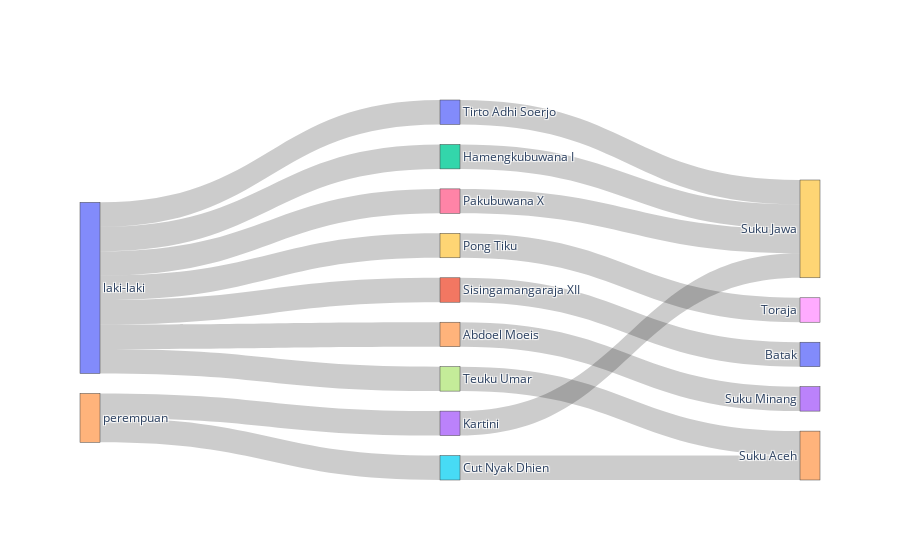

This figure's notebook cell:
### Markdown cell above
# Dimension

### Code cell
sparql_query = """
#Gender and ethnic distribution in the National Hero of Indonesia
#defaultView:Dimensions
SELECT ?genderLabel ?nameLabel ?ethnicLabel WHERE {
  ?name wdt:P166 wd:Q1369309;
        wdt:P21 ?gender;
        wdt:P172 ?ethnic .
  SERVICE wikibase:label { bd:serviceParam wikibase:language "[AUTO_LANGUAGE],id". }
}
"""
#to query another endpoint, change the URL for the service and the query
sparql_service_url = "https://query.wikidata.org/sparql"
chart = vkg(sparql_query=sparql_query, sparql_service_url=sparql_service_url, chart='Dimensions')
chart.plot()

### Figure 1 — Plotly figure (JSON) as saved in the notebook; plotly's stock layout.template omitted (floating-point values rounded to 4 significant figures)
{"data": [{"link": {"source": [0, 0, 0, 0, 4, 0, 4, 0, 0, 9, 10, 11, 12, 13, 14, 15, 16, 17], "target": [9, 10, 11, 12, 13, 14, 15, 16, 17, 18, 19, 20, 19, 19, 23, 24, 19, 24], "value": [1, 1, 1, 1, 1, 1, 1, 1, 1, 1, 1, 1, 1, 1, 1, 1, 1, 1]}, "node": {"label": ["laki-laki", "laki-laki", "laki-laki", "laki-laki", "perempuan", "laki-laki", "perempuan", "laki-laki", "laki-laki", "Pong Tiku", "Tirto Adhi Soerjo", "Sisingamangaraja XII", "Hamengkubuwana I", "Kartini", "Abdoel Moeis", "Cut Nyak Dhien", "Pakubuwana X", "Teuku Umar", "Toraja", "Suku Jawa", "Batak", "Suku Jawa", "Suku Jawa", "Suku Minang", "Suku Aceh", "Suku Jawa", "Suku Aceh"]}, "type": "sankey"}], "layout": {}}
